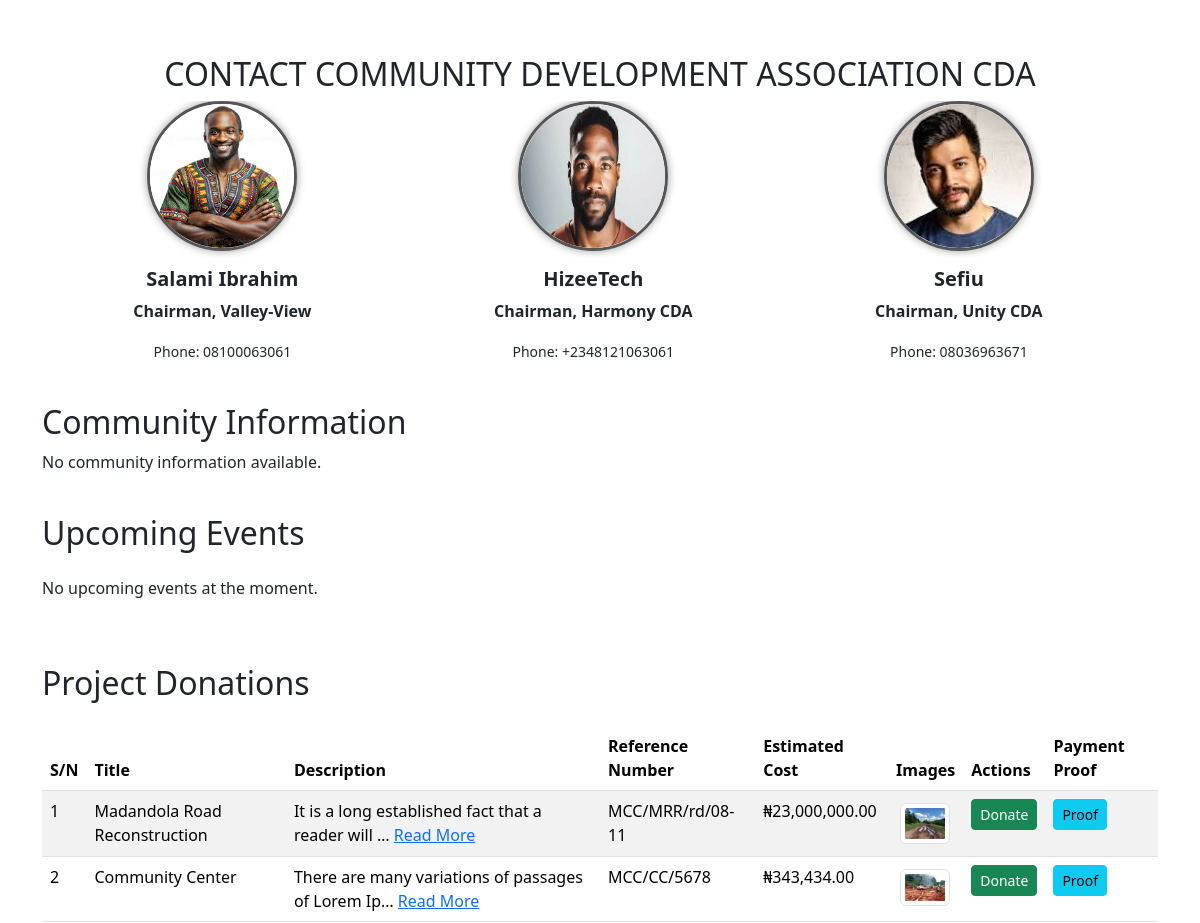
Before: / (middle part) with the older database file.
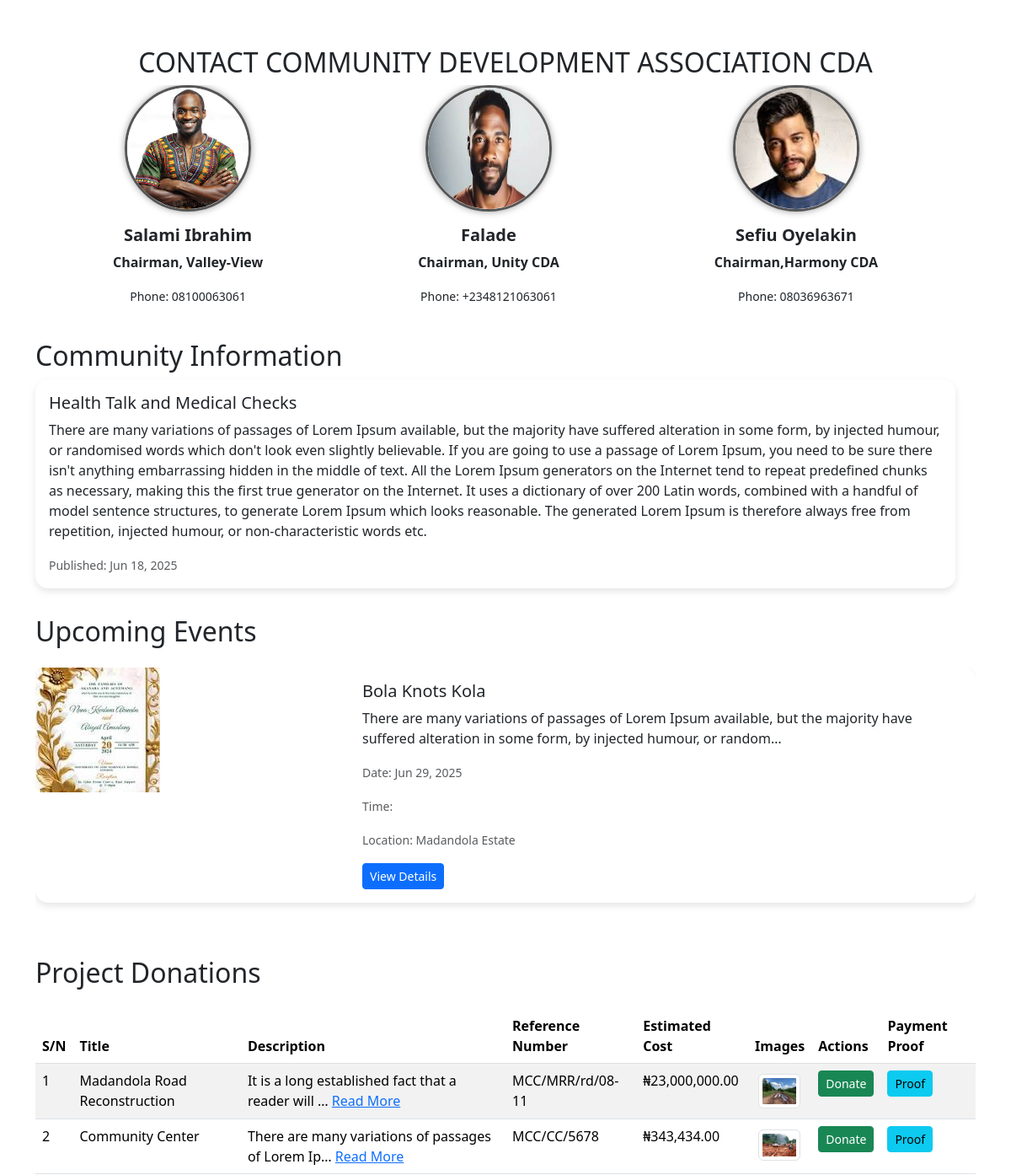
After: the same page with the newer database file.
### cda_app/models.py (models this page shows, shortened)
class ExecutiveMember(models.Model):
    cda = models.ForeignKey(CDA, on_delete=models.CASCADE, null=True, blank=True)
    name = models.CharField(max_length=100)
    position = models.CharField(max_length=100)
    phone_number = models.CharField(max_length=20, blank=True, null=True)
    image = models.ImageField(upload_to='executive_members/', blank=True, null=True)
    start_date = models.DateField(blank=True, null=True)
    end_date = models.DateField(blank=True, null=True)

class ProjectDonation(models.Model):
    title = models.CharField(max_length=200)
    description = models.TextField()
    estimated_cost = models.DecimalField(max_digits=15, decimal_places=2)
    reference_number = models.CharField(max_length=100, unique=True, blank=True, null=True)
    bank_name = models.CharField(max_length=100, blank=True, null=True)
    account_number = models.CharField(max_length=100, blank=True, null=True)
    beneficiary = models.CharField(max_length=100, blank=True, null=True)

class ProjectImage(models.Model):
    project = models.ForeignKey(ProjectDonation, on_delete=models.CASCADE, related_name='images')
    image = models.ImageField(upload_to='project_images/')

class CommunityInfo(models.Model):
    title = models.CharField(max_length=200)
    content = models.TextField()
    published_date = models.DateTimeField(auto_now_add=True)
    class Meta:
        verbose_name_plural = "Community Info"

class Event(models.Model):
    title = models.CharField(max_length=200)
    date = models.DateField()
    time = models.CharField(max_length=50, blank=True, null=True)
    location = models.CharField(max_length=200)
    description = models.TextField()
    image = models.ImageField(upload_to='event_images/', blank=True, null=True)

### cda_app/views.py (the view)
# urls.py: path('', views.home, name='home'),
def home(request):
    executive_members = ExecutiveMember.objects.all()
    committees = Committee.objects.all()
    upcoming_events = Event.objects.all().order_by('date')
    community_info = CommunityInfo.objects.all().order_by('-published_date')
    defaulters = Defaulter.objects.all()
    selected_cda = request.GET.get('cda', '').strip()
    selected_debt_for = request.GET.get('debt_for', '').strip()
    if selected_cda:
        defaulters = defaulters.filter(cda__iexact=selected_cda)
    if selected_debt_for:
        defaulters = defaulters.filter(title_defaulted__iexact=selected_debt_for)
    paid_members = PaidMember.objects.all().order_by('-payment_date')
    left_image = NavbarImage.objects.filter(position='left').first()
    right_image = NavbarImage.objects.filter(position='right').first()
    project_donations = ProjectDonation.objects.all()
    context = {
        'executive_members': executive_members,
        'committees': committees,
        'upcoming_events': upcoming_events,
        'community_info': community_info,
        'defaulters': defaulters,
        'paid_members': paid_members,
        'left_image': left_image,
        'right_image': right_image,
        'cdas': Defaulter.cda_choices,
        'debt_for_choices': Defaulter.debt_for_choices,
        'selected_cda': selected_cda,
        'selected_debt_for': selected_debt_for,
        'project_donations': ProjectDonation.objects.all().prefetch_related('images'),
    }
    return render(request, 'home.html', context)

### cda_app/context_processors.py (called while the page is built)
def committees(request):
    return {'committees': Committee.objects.all()}

### cda_app/templatetags/batch_filter.py (called while the page is built)
@register.filter
def batch(iterable, n=1):
    length = len(iterable)
    for i in range(0, length, n):
        yield iterable[i:i + n]

### templates/home.html (shortened to what the changed rows need)
{% extends 'base.html' %} {% load humanize %} {% load static %} {% load batch_filter %} {% block title %}Home - Madandola Estate CDA{% endblock %} {% block content %}
<div class="row">
    <h2 class="mt-4 text-center text-uppercase contact-cda-heading">Contact Community Development Association CDA</h2>
    <br>
    <div class="row">
        <div class="col-md-12">
            <div id="executiveMembersCarousel" class="carousel slide" data-ride="carousel">
                <div class="carousel-inner">
                    {% for group in executive_members|batch:3 %}
                    <div class="carousel-item {% if forloop.first %}active{% endif %}">
                        <div class="d-flex justify-content-around">
                            {% for member in group %}
                            <div class="text-center mx-2">
                                {% if member.image %}
                                <img src="{{ member.image.url }}" alt="{{ member.name }}" class="rounded-circle mb-3" width="150" height="150" style="border: 3px solid #555; box-shadow: 0 0 8px rgba(0,0,0,0.4);"> {% endif %}
                                <h5 class="text-center"><b>{{ member.name }}</b></h5>
                                <p class="text-center"><strong><b>{{ member.position }}</b></strong></p>
                                {% if member.phone_number %}
                                <p class="text-center"><small>Phone: {{ member.phone_number }}</small></p>
                                {% endif %}
                            </div>
                            {% endfor %}
                        </div>
                    </div>
                    {% empty %}
                    <p class="text-center">No executive members found.</p>
                    {% endfor %}
                </div>
            </div>
        </div>
    </div>
    <div class="row mt-4">
        <div class="col-md-12">
            <h2>Community Information</h2>
            {% for info in community_info %}
            <div class="card mb-2 community-info-card">
                <div class="card-body">
                    <h5 class="card-title">{{ info.title }}</h5>
                    <p class="card-text">{{ info.content }}</p>
                    <small class="text-muted">Published: {{ info.published_date|date:"M d, Y" }}</small>
                </div>
            </div>
            {% empty %}
            <p>No community information available.</p>
            {% endfor %}
        </div>
    </div>
    <div class="container mt-4">
        <div class="row">
            <div class="col-md-12">
                <h2 class="mb-4">Upcoming Events</h2>
                <div class="row">
                    <div class="col-md-12">
                        {% if upcoming_events %}
                        <div id="eventCarousel" class="carousel slide" data-bs-ride="carousel">
                            <div class="carousel-inner">
                                {% for event in upcoming_events %}
                                <div class="carousel-item {% if forloop.first %}active{% endif %}">
                                    <div class="card mb-3">
                                        <div class="row g-0">
                                            <div class="col-md-4">
                                                {% if event.image %}
                                                <img src="{{ event.image.url }}" class="img-fluid rounded-start" alt="{{ event.title }}"> {% else %}
                                                <img src="{% static 'images/default_event.png' %}" class="img-fluid rounded-start" alt="Default Event Image"> {% endif %}
                                            </div>
                                            <div class="col-md-8">
                                                <div class="card-body">
                                                    <h5 class="card-title">{{ event.title }}</h5>
                                                    <p class="card-text">{{ event.description|truncatechars:150 }}</p>
                                                    <p class="card-text"><small class="text-muted">Date: {{ event.date|date:"M d, Y" }}</small></p>
                                                    <p class="card-text"><small class="text-muted">Time: {{ event.time|time:"h:i A" }}</small></p>
                                                    <p class="card-text"><small class="text-muted">Location: {{ event.location }}</small></p>
                                                    <a href="{% url 'event_detail' event.id %}" class="btn btn-primary btn-sm">View Details</a>
                                                </div>
                                            </div>
                                        </div>
                                    </div>
                                </div>
                                {% endfor %}
                            </div>
                            <button class="carousel-control-prev" type="button" data-bs-target="#eventCarousel" data-bs-slide="prev">
                                <span class="carousel-control-prev-icon" aria-hidden="true"></span>
                            </button>
                            <button class="carousel-control-next" type="button" data-bs-target="#eventCarousel" data-bs-slide="next">
                                <span class="carousel-control-next-icon" aria-hidden="true"></span>
                            </button>
                        </div>
                        {% else %}
                        <p>No upcoming events at the moment.</p>
                        {% endif %}
                    </div>
                </div>
            </div>
        </div>
    </div>
    <div class="container project-donations-section">
        <div class="row">
            <div class="col-md-12">
                <h2 class="mb-4">Project Donations</h2>
                {% if project_donations %}
                <div class="table-responsive">
                    <table class="table table-striped table-hover">
                        <thead>
                            <tr>
                                <th>S/N</th>
                                <th>Title</th>
                                <th>Description</th>
                                <th>Reference Number</th>
                                <th>Estimated Cost</th>
                                <th>Images</th>
                                <th>Actions</th>
                                <th>Payment Proof</th>
                            </tr>
                        </thead>
                        <tbody>
                            {% for project in project_donations %}
                            <tr>
                                <td>{{ forloop.counter }}</td>
                                <td>{{ project.title }}</td>
                                <td>
                                    <span id="short-description-{{ project.id }}">{{ project.description|truncatechars:50 }}</span>
                                    <span id="full-description-{{ project.id }}" style="display: none;">{{ project.description }}</span> {% if project.description|length > 50 %}
                                    <a href="#" onclick="toggleDescription({{ project.id }}); return false;" id="toggle-link-{{ project.id }}">Read More</a> {% endif %}
                                </td>
                                <td>{{ project.reference_number }}</td>
                                <td>₦{{ project.estimated_cost|floatformat:2|intcomma }}</td>
                                <td>
                                    {% for image in project.images.all %}
                                    <a href="#" data-bs-toggle="modal" data-bs-target="#imageModal" data-bs-src="{{ image.image.url }}">
                                        <img src="{{ image.image.url }}" alt="Project Image" width="50" height="50" class="img-thumbnail m-1">
                                    </a>
                                    {% empty %} No Images {% endfor %}
                                </td>
                                <td>
                                    <button class="btn btn-success btn-sm" data-bs-toggle="modal" data-bs-target="#donateModal" data-title="{{ project.title }}" data-bank="{{ project.bank_name }}" data-account="{{ project.account_number }}" data-beneficiary="{{ project.beneficiary }}" data-reference="{{ project.reference_number }}">
                                         Donate
                                    </button>
                                </td>
                                <td>
                                    <a href="{% url 'upload_donation_proof' donation_id=project.id %}" class="btn btn-info btn-sm">
                                         Proof
                                    </a>
                                </td>
                            </tr>
                            {% endfor %}
                        </tbody>
                    </table>
                </div>
                {% else %}
                <div class="alert alert-info">No project donations available at the moment.</div>
                {% endif %}
            </div>
        </div>
    </div>
</div>
{% endblock %}

Changed rows visible on the page:
changed ExecutiveMember: name "HizeeTech" → "Falade"; position "Chairman, Harmony CDA" → "Chairman, Unity CDA"
changed ExecutiveMember: name "Sefiu" → "Sefiu Oyelakin"; position "Chairman, Unity CDA" → "Chairman,Harmony CDA"
added CommunityInfo: title "Health Talk and Medical Checks", content "There are many variations of passages of Lorem Ipsum available, but the majority have suffered alteration in some form, by injected humour, or randomised words which don't look even slightly believable. If you are going to use a passage of Lorem Ipsum, you need to be sure there isn't anything embarrassing hidden in the middle of text. All the Lorem Ipsum generators on the Internet tend to repeat predefined chunks as necessary, making this the first true generator on the Internet. It uses a dictionary of over 200 Latin words, combined with a handful of model sentence structures, to generate Lorem Ipsum which looks reasonable. The generated Lorem Ipsum is therefore always free from…", published_date "Jun 18, 2025"
added Event: image (picture), title "Bola Knots Kola", description "There are many variations of passages of Lorem Ipsum available, but the majority have suffered alteration in some form, by injected humour, or random…", date "Jun 29, 2025", location "Madandola Estate"
Other visible differences:
text no longer shown: "No community information available. No upcoming events at the moment."
